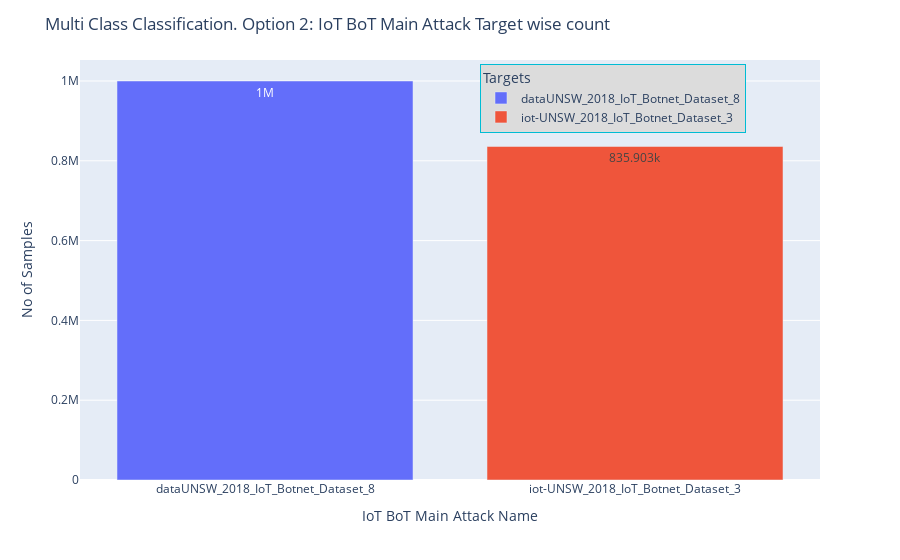

Write notebook code for a chart like this one.
### Code cell
display_bar_chart(main_attack_target_counts, main_attack_target_counts.index, main_attack_target_counts.values, 
                  "Multi Class Classification. Option 2: IoT BoT Main Attack Target wise count", 
                  "IoT BoT Main Attack Name", "No of Samples", 
                  legend_position_dict=legend_position_dict)

### Figure 1 — Plotly figure (JSON) as saved in the notebook; plotly's stock layout.template omitted (floating-point values rounded to 4 significant figures)
{"data": [{"alignmentgroup": "True", "hovertemplate": "target=%{x}<br>y=%{y}<extra></extra>", "legendgroup": "dataUNSW_2018_IoT_Botnet_Dataset_8", "marker": {"color": "#636efa", "pattern": {"shape": ""}}, "name": "dataUNSW_2018_IoT_Botnet_Dataset_8", "offsetgroup": "dataUNSW_2018_IoT_Botnet_Dataset_8", "orientation": "v", "showlegend": true, "textposition": "auto", "texttemplate": "%{y}", "type": "bar", "x": ["dataUNSW_2018_IoT_Botnet_Dataset_8"], "xaxis": "x", "y": [1000000], "yaxis": "y"}, {"alignmentgroup": "True", "hovertemplate": "target=%{x}<br>y=%{y}<extra></extra>", "legendgroup": "iot-UNSW_2018_IoT_Botnet_Dataset_3", "marker": {"color": "#EF553B", "pattern": {"shape": ""}}, "name": "iot-UNSW_2018_IoT_Botnet_Dataset_3", "offsetgroup": "iot-UNSW_2018_IoT_Botnet_Dataset_3", "orientation": "v", "showlegend": true, "textposition": "auto", "texttemplate": "%{y}", "type": "bar", "x": ["iot-UNSW_2018_IoT_Botnet_Dataset_3"], "xaxis": "x", "y": [835903], "yaxis": "y"}], "layout": {"barmode": "relative", "legend": {"bgcolor": "#dcdcdc", "bordercolor": "#00BCD4", "borderwidth": 1, "orientation": "v", "title": {"text": "Targets"}, "tracegroupgap": 0, "x": 0.9, "xanchor": "right", "y": 0.99, "yanchor": "top"}, "margin": {"t": 60}, "title": {"text": "Multi Class Classification. Option 2: IoT BoT Main Attack Target wise count"}, "xaxis": {"anchor": "y", "categoryarray": ["dataUNSW_2018_IoT_Botnet_Dataset_8", "iot-UNSW_2018_IoT_Botnet_Dataset_3"], "categoryorder": "array", "domain": [0, 1], "title": {"text": "IoT BoT Main Attack Name"}}, "yaxis": {"anchor": "x", "domain": [0, 1], "title": {"text": "No of Samples"}}}}
